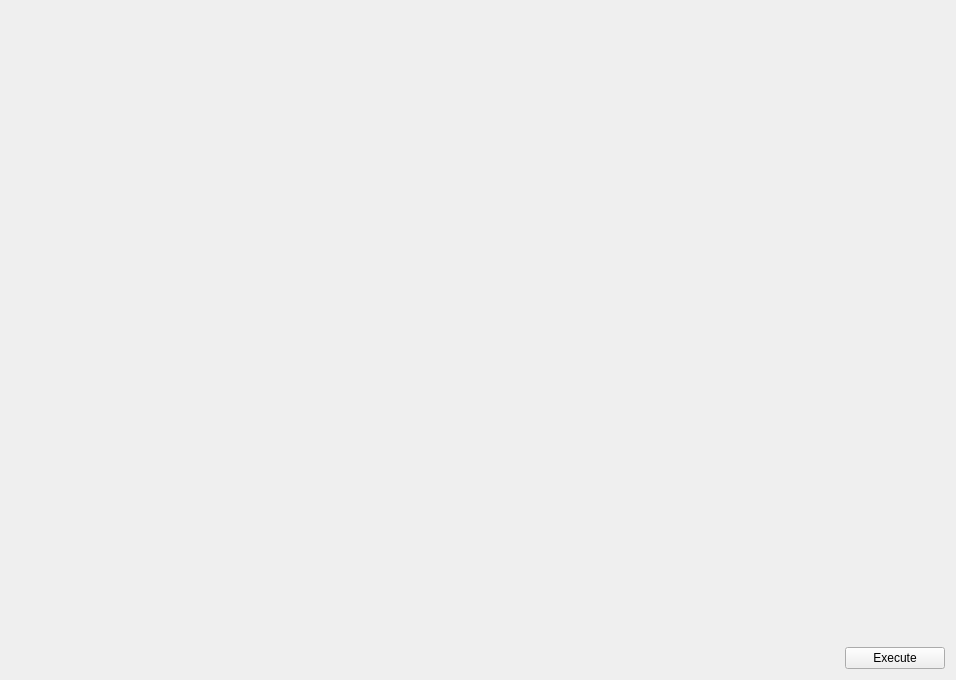
<?xml version="1.0" encoding="UTF-8"?>
<ui version="4.0">
 <class>ResultWindow</class>
 <widget class="QWidget" name="ResultWindow">
  <property name="geometry">
   <rect>
    <x>0</x>
    <y>0</y>
    <width>956</width>
    <height>680</height>
   </rect>
  </property>
  <property name="sizePolicy">
   <sizepolicy hsizetype="Expanding" vsizetype="Expanding">
    <horstretch>0</horstretch>
    <verstretch>0</verstretch>
   </sizepolicy>
  </property>
  <property name="windowTitle">
   <string>Form</string>
  </property>
  <layout class="QGridLayout" name="gridLayout_2">
   <item row="0" column="0">
    <layout class="QGridLayout" name="gridLayout">
     <item row="0" column="1">
      <layout class="QGridLayout" name="gridLayout_3">
       <property name="horizontalSpacing">
        <number>7</number>
       </property>
       <item row="0" column="0">
        <widget class="AudioFileSelector" name="audio_file_selector" native="true">
         <property name="sizePolicy">
          <sizepolicy hsizetype="Preferred" vsizetype="Preferred">
           <horstretch>1</horstretch>
           <verstretch>10</verstretch>
          </sizepolicy>
         </property>
         <property name="minimumSize">
          <size>
           <width>100</width>
           <height>0</height>
          </size>
         </property>
        </widget>
       </item>
       <item row="1" column="0">
        <widget class="JsScriptMultiSelector" name="js_script_multi_selector" native="true">
         <property name="minimumSize">
          <size>
           <width>100</width>
           <height>100</height>
          </size>
         </property>
        </widget>
       </item>
       <item row="2" column="0">
        <widget class="AudioViewModeSelector" name="audio_view_mode_selector" native="true">
         <property name="minimumSize">
          <size>
           <width>100</width>
           <height>100</height>
          </size>
         </property>
        </widget>
       </item>
       <item row="3" column="0">
        <widget class="QPushButton" name="pushButton_execute">
         <property name="text">
          <string>Execute</string>
         </property>
        </widget>
       </item>
      </layout>
     </item>
     <item row="0" column="0">
      <widget class="QCustomPlot" name="plot" native="true">
       <property name="sizePolicy">
        <sizepolicy hsizetype="Preferred" vsizetype="Preferred">
         <horstretch>8</horstretch>
         <verstretch>8</verstretch>
        </sizepolicy>
       </property>
       <property name="minimumSize">
        <size>
         <width>100</width>
         <height>100</height>
        </size>
       </property>
      </widget>
     </item>
    </layout>
   </item>
  </layout>
 </widget>
 <customwidgets>
  <customwidget>
   <class>QCustomPlot</class>
   <extends>QWidget</extends>
   <header location="global">ui/qcustomplot/qcustomplot.h</header>
   <container>1</container>
  </customwidget>
  <customwidget>
   <class>AudioFileSelector</class>
   <extends>QWidget</extends>
   <header location="global">ui/widgets/audio_file_selector.h</header>
   <container>1</container>
  </customwidget>
  <customwidget>
   <class>AudioViewModeSelector</class>
   <extends>QWidget</extends>
   <header location="global">ui/widgets/audio_view_mode_selector.h</header>
   <container>1</container>
  </customwidget>
  <customwidget>
   <class>JsScriptMultiSelector</class>
   <extends>QWidget</extends>
   <header location="global">ui/widgets/js_script_multi_selector.h</header>
   <container>1</container>
  </customwidget>
 </customwidgets>
 <resources/>
 <connections/>
</ui>
